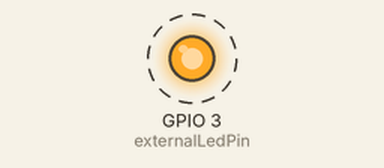
A sketch run on a simulated ESP32. Parts: output pins drawn as LEDs (lit = HIGH). Dashed ring = blinking.

Above: at 0.5 s.
Timing chart, 0 to 4.6 s (numbered marks = the images above):
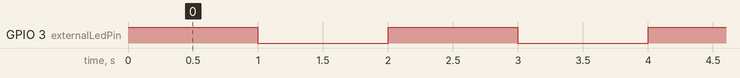

Measured:
- by itself, GPIO 3 (externalLedPin): alternates HIGH for 1.0 s and LOW for 1.0 s

The sketch:

External_LED.ino
```cpp
const int externalLedPin = 3;

void setup() {
  pinMode(externalLedPin, OUTPUT);
}

void loop() {
  digitalWrite(externalLedPin, HIGH);
  delay(1000);

  digitalWrite(externalLedPin, LOW);
  delay(1000);
}
```
